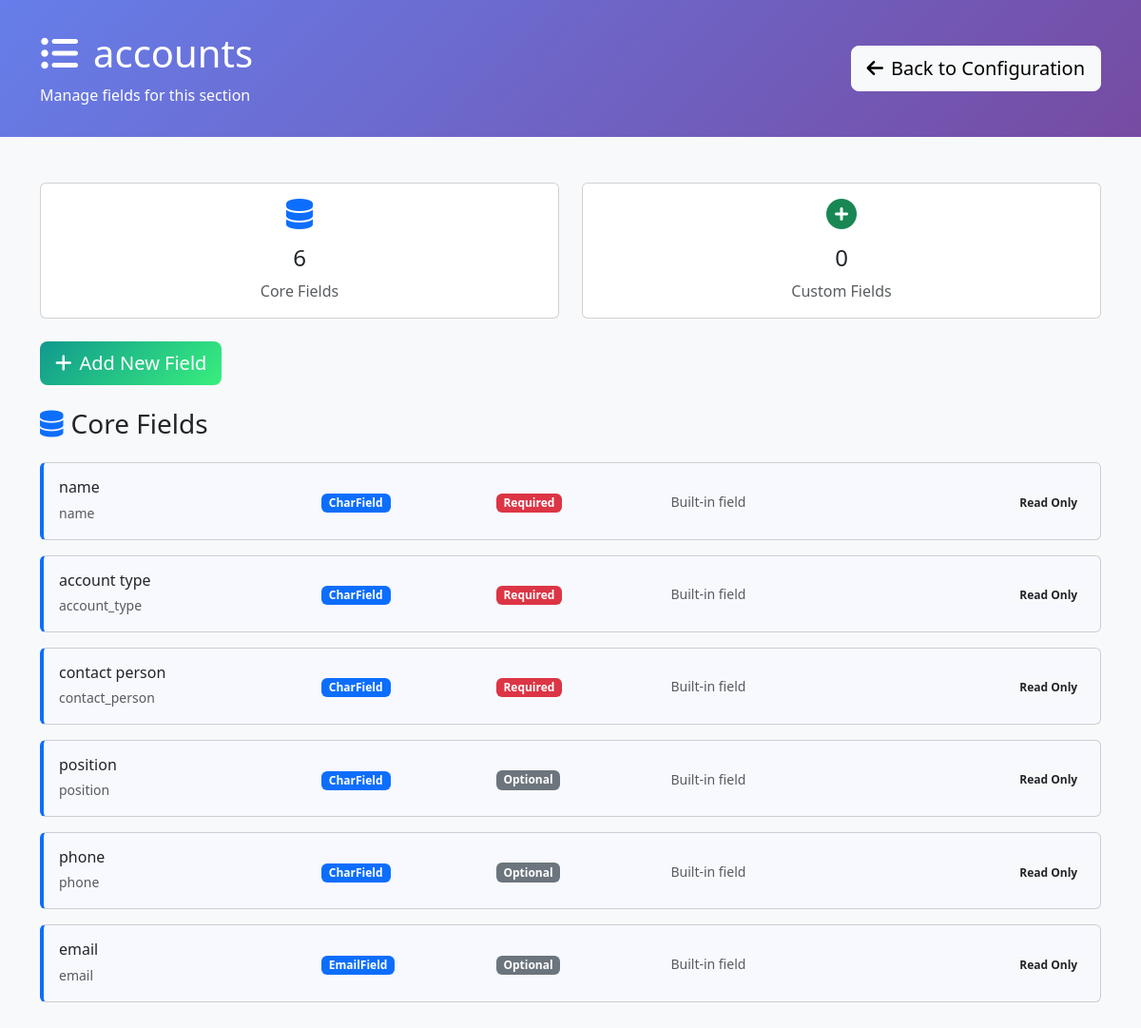
/configuration/section/5/ (signed in), run on the app's committed database.
### requests/models.py (models this page shows, shortened)
class DynamicSection(models.Model):
    name = models.CharField(max_length=255, unique=True, help_text="Internal section name")
    display_name = models.CharField(max_length=255, help_text="Display name shown to users")
    description = models.TextField(blank=True, help_text="Description of this section's purpose")
    order = models.IntegerField(default=100, help_text="Display order")
    is_core_section = models.BooleanField(default=False, help_text="True if this represents an existing admin model")
    source_model = models.CharField(max_length=255, blank=True, help_text="Full model name (e.g. 'accounts.Account') for core sections")
    created_at = models.DateTimeField(auto_now_add=True)
    updated_at = models.DateTimeField(auto_now=True)
    class Meta:
        verbose_name = "Dynamic Section"
        verbose_name_plural = "Dynamic Sections"
        ordering = ['is_core_section', 'order', 'name']

class DynamicField(models.Model):
    FIELD_TYPES = [
        ('char', 'Text (Short)'),
        ('text', 'Text (Long)'),
        ('email', 'Email'),
        ('url', 'URL'),
        ('slug', 'Slug'),
        ('integer', 'Integer'),
        ('decimal', 'Decimal'),
        ('float', 'Float'),
        ('date', 'Date'),
        ('datetime', 'Date & Time'),
        ('time', 'Time'),
        ('boolean', 'Checkbox (Yes/No)'),
        ('choice', 'Dropdown (Single Choice)'),
        ('multiple_choice', 'Multiple Choice'),
        ('file', 'File Upload'),
        ('image', 'Image Upload'),
        ('foreign_key', 'Link to Another Model'),
        ('many_to_many', 'Multiple Links'),
        ('json', 'JSON Data'),
    ]
    model = models.ForeignKey(DynamicModel, on_delete=models.CASCADE, related_name='fields', null=True, blank=True)
    section = models.ForeignKey(DynamicSection, on_delete=models.CASCADE, related_name='fields', null=True, blank=True)
    name = models.CharField(max_length=100, help_text="Field name in database (lowercase, underscores)")
    display_name = models.CharField(max_length=100, help_text="Label shown in forms")
    field_type = models.CharField(max_length=20, choices=FIELD_TYPES)
    is_core_field = models.BooleanField(default=False, help_text="True if this represents an existing model field")
    required = models.BooleanField(default=False)
    default_value = models.TextField(blank=True, help_text="Default value (JSON format for complex types)")
    help_text = models.CharField(max_length=200, blank=True)
    max_length = models.PositiveIntegerField(null=True, blank=True, help_text="For text fields")
    max_digits = models.PositiveIntegerField(null=True, blank=True, help_text="For decimal fields")
    decimal_places = models.PositiveIntegerField(null=True, blank=True, help_text="For decimal fields")
    choices = models.JSONField(default=dict, help_text="For choice fields: {'value': 'display_name'}")
    related_model = models.CharField(max_length=100, blank=True, help_text="Model to link to (app.Model)")
    section_name = models.CharField(max_length=100, default='General', help_text="Form section name for grouping (legacy field)")
    order = models.PositiveIntegerField(default=0, help_text="Order within section")
    is_active = models.BooleanField(default=True, help_text="Whether field is shown in forms")
    created_at = models.DateTimeField(auto_now_add=True)
    updated_at = models.DateTimeField(auto_now=True)
    class Meta:
        verbose_name = "Dynamic Field"
        verbose_name_plural = "Dynamic Fields"
        ordering = ['model', 'section', 'section_name', 'order']

### requests/configuration_views.py (the view, shortened to what this page needs)
# urls.py: path('section/<int:section_id>/', configuration_views.section_fields, name='section_fields'),
@staff_member_required
def section_fields(request, section_id):
    from requests.models import DynamicSection
    is_legacy_dynamic = request.GET.get('dynamic') == 'true'
    if is_legacy_dynamic:
        dynamic_model = get_object_or_404(DynamicModel, id=section_id)
        model_name = f"{dynamic_model.app_label}.{dynamic_model.name}"
        display_name = dynamic_model.display_name
        fields = DynamicField.objects.filter(
            model=dynamic_model,
            is_active=True
        ).order_by('section_name', 'order')
        section_type = 'legacy'
        model_fields = []  # Legacy models don't have core model fields
    else:
        section = get_object_or_404(DynamicSection, id=section_id)
        model_name = section.name
        display_name = section.display_name
        section_type = 'core' if section.is_core_section else 'custom'
        fields = section.fields.filter(is_active=True).order_by('order')
        if section.is_core_section:
            model_fields = []
            core_fields = fields.filter(is_core_field=True)
            for field in core_fields:
                model_fields.append({
                    'id': field.id,
                    'name': field.name,
                    'display_name': field.display_name,
                    'field_type': field.field_type,
                    'required': field.required,
                    'is_model_field': True,
                    'is_core_field': True
                })
        else:
            model_fields = []
    dynamic_fields = []
    for field in fields:
        if section_type == 'core' and field.is_core_field:
            continue
    context = {
        'section_id': section_id,
        'section_name': model_name,
        'display_name': display_name,
        'section_type': section_type,
        'source_model': getattr(section, 'source_model', '') if not is_legacy_dynamic else '',
        'model_fields': model_fields,
        'dynamic_fields': dynamic_fields,
        'all_fields': model_fields + dynamic_fields,
        'is_legacy_dynamic': is_legacy_dynamic,
        'is_core_section': section_type == 'core',
        'is_custom_section': section_type == 'custom'
    }
    return render(request, 'configuration/section_fields.html', context)

### requests/templates/configuration/section_fields.html (shortened to what this page needs)
<!DOCTYPE html>
<html lang="en">
<head>
    <link href="https://cdn.jsdelivr.net/npm/bootstrap@5.3.0/dist/css/bootstrap.min.css" rel="stylesheet">
    <link href="https://cdnjs.cloudflare.com/ajax/libs/font-awesome/6.0.0/css/all.min.css" rel="stylesheet">
</head>
<body class="bg-light">
    <div class="config-header">
        <div class="container">
            <div class="row align-items-center">
                <div class="col-md-8">
                    <h1 class="mb-2">
                        <i class="fas fa-list-ul me-3"></i>{{ display_name }}
                    </h1>
                    <p class="mb-0 opacity-90">
                        Manage fields for this section
                    </p>
                </div>
                <div class="col-md-4 text-end">
                    <a href="{% url 'configuration:dashboard' %}" class="btn btn-light btn-lg">
                        <i class="fas fa-arrow-left me-2"></i>Back to Configuration
                    </a>
                </div>
            </div>
        </div>
    </div>
    <div class="container my-5">
        <div class="row mb-4">
            <div class="col-md-6">
                <div class="card text-center">
                    <div class="card-body">
                        <i class="fas fa-database fa-2x text-primary mb-3"></i>
                        <h4>{{ model_fields|length }}</h4>
                        <p class="text-muted mb-0">Core Fields</p>
                    </div>
                </div>
            </div>
            <div class="col-md-6">
                <div class="card text-center">
                    <div class="card-body">
                        <i class="fas fa-plus-circle fa-2x text-success mb-3"></i>
                        <h4>{{ dynamic_fields|length }}</h4>
                        <p class="text-muted mb-0">Custom Fields</p>
                    </div>
                </div>
            </div>
        </div>
        <div class="row mb-4">
            <div class="col-12">
                <button class="btn btn-add-field btn-lg" onclick="showAddFieldModal()">
                    <i class="fas fa-plus me-2"></i>Add New Field
                </button>
            </div>
        </div>
        {% if model_fields %}
        <div class="row">
            <div class="col-12">
                <h3 class="mb-4">
                    <i class="fas fa-database me-2 text-primary"></i>Core Fields
                </h3>
                {% for field in model_fields %}
                <div class="card field-card model-field mb-3">
                    <div class="card-body">
                        <div class="row align-items-center">
                            <div class="col-md-3">
                                <h6 class="mb-1">{{ field.display_name }}</h6>
                                <small class="text-muted">{{ field.name }}</small>
                            </div>
                            <div class="col-md-2">
                                <span class="badge bg-primary field-type-badge">{{ field.field_type }}</span>
                            </div>
                            <div class="col-md-2">
                                {% if field.required %}
                                <span class="badge bg-danger">Required</span>
                                {% else %}
                                <span class="badge bg-secondary">Optional</span>
                                {% endif %}
                            </div>
                            <div class="col-md-3">
                                <small class="text-muted">Built-in field</small>
                            </div>
                            <div class="col-md-2 text-end">
                                <span class="badge bg-light text-dark">Read Only</span>
                            </div>
                        </div>
                    </div>
                </div>
                {% endfor %}
            </div>
        </div>
        {% endif %}
    </div>
</body>
</html>

### requests/templates/configuration/section_fields.html (style rules this page uses)
.config-header { background: linear-gradient(135deg, #667eea 0%, #764ba2 100%); color: white; padding: 2rem 0; }
.field-card { transition: all 0.3s ease; border-left: 4px solid #dee2e6; }
.field-card.model-field { border-left-color: #0d6efd; background-color: #f8f9ff; }
.field-type-badge { font-size: 0.75rem; padding: 0.25rem 0.5rem; }
.btn-add-field { background: linear-gradient(135deg, #11998e 0%, #38ef7d 100%); border: none; color: white; }

### data on the page
DynamicSection: display_name "accounts"
DynamicField: display_name "name", name "name", field_type "CharField"
DynamicField: display_name "account type", name "account_type", field_type "CharField"
DynamicField: display_name "contact person", name "contact_person", field_type "CharField"
DynamicField: display_name "position", name "position", field_type "CharField"
DynamicField: display_name "phone", name "phone", field_type "CharField"
DynamicField: display_name "email", name "email", field_type "EmailField"

### other printed values
{{ model_fields|length }} "6"
{{ dynamic_fields|length }} "0"
